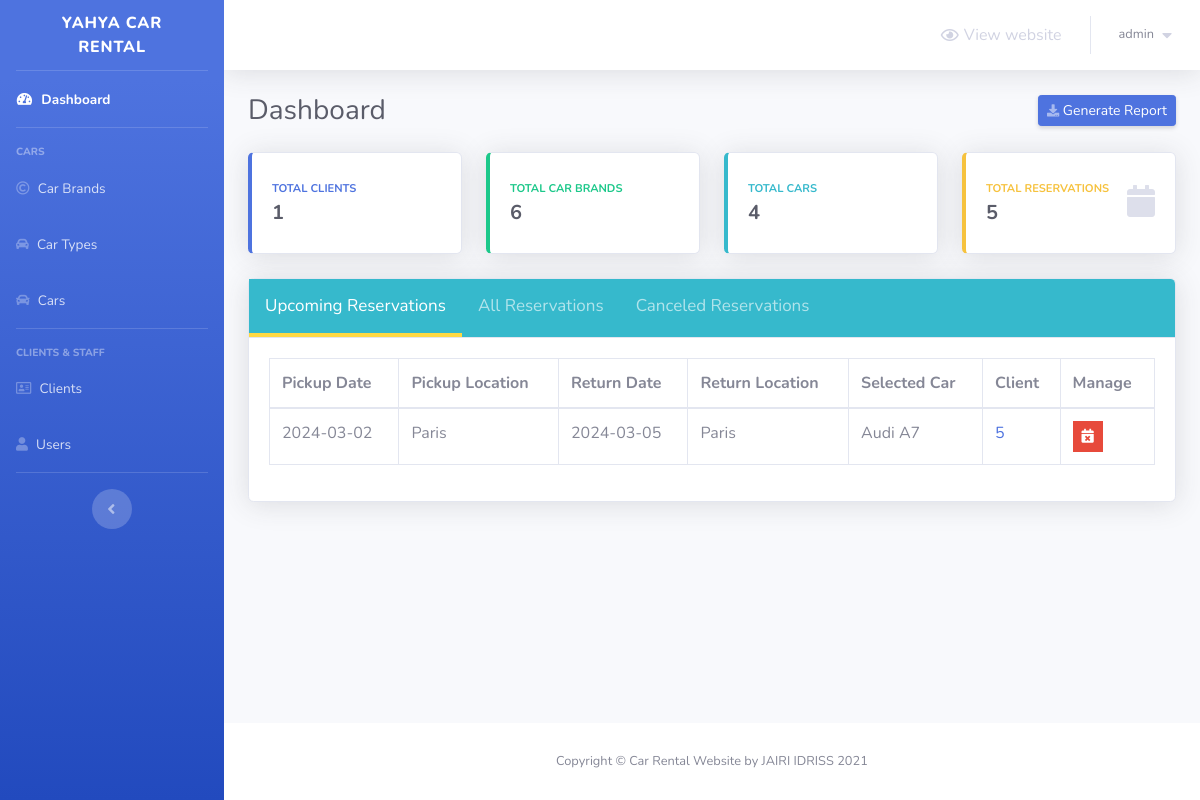
Page /admin/dashboard.php (signed in) on the committed database.
### tables this page shows
CREATE TABLE `reservations` (
  `reservation_id` int(10) NOT NULL,
  `client_id` int(10) NOT NULL,
  `car_id` int(3) NOT NULL,
  `pickup_date` date NOT NULL,
  `return_date` date NOT NULL,
  `pickup_location` varchar(50) NOT NULL,
  `return_location` varchar(50) NOT NULL,
  `canceled` tinyint(1) NOT NULL DEFAULT 0,
  `cancellation_reason` varchar(250) DEFAULT NULL
);

CREATE TABLE `cars` (
  `id` int(3) NOT NULL,
  `car_name` varchar(30) NOT NULL,
  `brand_id` int(3) NOT NULL,
  `type_id` int(3) NOT NULL,
  `color` varchar(20) NOT NULL,
  `model` varchar(50) NOT NULL,
  `description` varchar(100) NOT NULL
);

### admin/Includes/functions/functions.php (called while the page is built, shortened)
<?php
    function countItems($item,$table)
	{
		global $con;
		$stat_ = $con->prepare("SELECT COUNT($item) FROM $table");
		$stat_->execute();
		return $stat_->fetchColumn();
	}

### admin/dashboard.php (the view, shortened to what this page needs)
<?php
	if(isset($_SESSION['username_yahya_car_rental']) && isset($_SESSION['password_yahya_car_rental']))
	{
        include 'connect.php';
        include 'Includes/functions/functions.php';
        include 'Includes/templates/header.php';
?>
        <div class="container-fluid">
            <div class="d-sm-flex align-items-center justify-content-between mb-4">
                <h1 class="h3 mb-0 text-gray-800">Dashboard</h1>
                <a href="#" class="d-none d-sm-inline-block btn btn-sm btn-primary shadow-sm">
                    <i class="fas fa-download fa-sm text-white-50"></i>
                    Generate Report
                </a>
            </div>
            <div class="row">
                <div class="col-xl-3 col-md-6 mb-4">
                    <div class="card border-left-primary shadow h-100 py-2">
                        <div class="card-body">
                            <div class="row no-gutters align-items-center">
                                <div class="col mr-2">
                                    <div class="text-xs font-weight-bold text-primary text-uppercase mb-1">
                                        Total Clients
                                    </div>
                                    <div class="h5 mb-0 font-weight-bold text-gray-800"><?php echo countItems("client_id","clients")?></div>
                                </div>
                            </div>
                        </div>
                    </div>
                </div>
                <div class="col-xl-3 col-md-6 mb-4">
                    <div class="card border-left-success shadow h-100 py-2">
                        <div class="card-body">
                            <div class="row no-gutters align-items-center">
                                <div class="col mr-2">
                                    <div class="text-xs font-weight-bold text-success text-uppercase mb-1">
                                        Total Car Brands
                                    </div>
                                    <div class="h5 mb-0 font-weight-bold text-gray-800"><?php echo countItems("brand_id","car_brands")?></div>
                                </div>
                            </div>
                        </div>
                    </div>
                </div>
                <div class="col-xl-3 col-md-6 mb-4">
                    <div class="card border-left-info shadow h-100 py-2">
                        <div class="card-body">
                            <div class="row no-gutters align-items-center">
                                <div class="col mr-2">
                                    <div class="text-xs font-weight-bold text-info text-uppercase mb-1">
                                        Total Cars
                                    </div>
                                    <div class="row no-gutters align-items-center">
                                        <div class="col-auto">
                                            <div class="h5 mb-0 mr-3 font-weight-bold text-gray-800"><?php echo countItems("id","cars")?></div>
                                        </div>
                                    </div>
                                </div>
                            </div>
                        </div>
                    </div>
                </div>
                <div class="col-xl-3 col-md-6 mb-4">
                    <div class="card border-left-warning shadow h-100 py-2">
                        <div class="card-body">
                            <div class="row no-gutters align-items-center">
                                <div class="col mr-2">
                                    <div class="text-xs font-weight-bold text-warning text-uppercase mb-1">
                                        Total Reservations
                                    </div>
                                    <div class="h5 mb-0 font-weight-bold text-gray-800"><?php echo countItems("reservation_id","reservations")?></div>
                                </div>
                                <div class="col-auto">
                                    <i class="fas fa-calendar fa-2x text-gray-300"></i>
                                </div>
                            </div>
                        </div>
                    </div>
                </div>
            </div>
            <div class="card shadow mb-4">
                <div class="card-header tab" style="padding: 0px !important;background: #36b9cc!important">
                    <button class="tablinks active" onclick="openTab(event, 'Upcoming')">
                        Upcoming Reservations
                    </button>
                    <button class="tablinks" onclick="openTab(event, 'All')">
                        All Reservations
                    </button>
                    <button class="tablinks" onclick="openTab(event, 'Canceled')">
                        Canceled Reservations
                    </button>
                </div>
                <div class="card-body">
                    <div class="table-responsive">
                        <table class="table table-bordered tabcontent" id="Upcoming" style="display:table" width="100%" cellspacing="0">
                            <thead>
                                    <tr>
                                        <th>
                                            Pickup Date
                                        </th>
                                        <th>
                                            Pickup Location
                                        </th>
                                        <th>
                                            Return Date
                                        </th>
                                        <th>
                                            Return Location
                                        </th>
                                        <th>
                                            Selected Car
                                        </th>
                                        <th>
                                            Client
                                        </th>
                                        <th>
                                            Manage
                                        </th>
                                    </tr>
                                </thead>
                                <tbody>
                                    <?php
                                        $stmt = $con->prepare("SELECT *
                                                        FROM reservations r, cars c
                                                        where pickup_date >= ? and r.car_id = c.id
                                                        and canceled = 0
                                                        order by pickup_date;
                                                        ");
                                        $stmt->execute(array(date('Y-m-d H:i:s')));
                                        $rows = $stmt->fetchAll();
                                        $count = $stmt->rowCount();
                                        if($count == 0)
                                        {
                                            echo "<tr>";
                                                echo "<td colspan='5' style='text-align:center;'>";
                                                    echo "List of your upcoming reservations will be presented here";
                                                echo "</td>";
                                            echo "</tr>";
                                        }
                                        else
                                        {
                                            foreach($rows as $row)
                                            {
                                                echo "<tr>";
                                                    echo "<td>";
                                                        echo $row['pickup_date'];
                                                    echo "</td>";
                                                    echo "<td>";
                                                        echo $row['pickup_location'];
                                                    echo "</td>";
                                                    echo "<td>";
                                                        echo $row['return_date'];
                                                    echo "</td>";
                                                    echo "<td>";
                                                        echo $row['return_location'];
                                                    echo "</td>";
                                                    echo "<td>";
                                                        echo $row['car_name'];
                                                    echo "</td>";
                                                    echo "<td>";
                                                        echo "<a href = #>";
                                                            echo $row['client_id'];
                                                        echo "</a>";
                                                    echo "</td>";
                                                    echo "<td>";
                                                        $cancel_data = "cancel_reservation_".$row["reservation_id"];
                                                        ?>
                                                        <ul class="list-inline m-0">
                                                            <li class="list-inline-item" data-toggle="tooltip" title="Cancel Reservation">
                                                                <button class="btn btn-danger btn-sm rounded-0" type="button" data-toggle="modal" data-target="#<?php echo $cancel_data; ?>" data-placement="top">
                                                                    <i class="fas fa-calendar-times"></i>
                                                                </button>
                                                            </li>
                                                        </ul>
                                                        <?php
                                                    echo "</td>";
                                                echo "</tr>";
                                            }
                                        }
                                    ?>
                                </tbody>
                        </table>
                    </div>
                </div>
            </div>
        </div>
<?php
	    include 'Includes/templates/footer.php';
	}
	else
    {
    	header('Location: index.php');
        exit();
    }
?>

### admin/Design/css/main.css (style rules this page uses)
.tab button.active { color: #fff; border-bottom: 4px solid #ffd943; }
.tab button { background: inherit; color: #ffffff9c; float: left; border: none; outline: none; cursor: pointer; padding: 14px 16px; transition: 0.3s; font-size: 17px; border-bottom: 4px solid transparent; }
.tabcontent { display: none; }

### rows in the picture
reservations: pickup_date "2024-03-02", pickup_location "Paris", return_date "2024-03-05", return_location "Paris", car.car_name "Audi A7", client "5"

### other values in the picture
$_SESSION['username_yahya_car_rental'] "admin"
countItems("client_id","clients") "1"
countItems("brand_id","car_brands") "6"
countItems("id","cars") "4"
countItems("reservation_id","reservations") "5"
